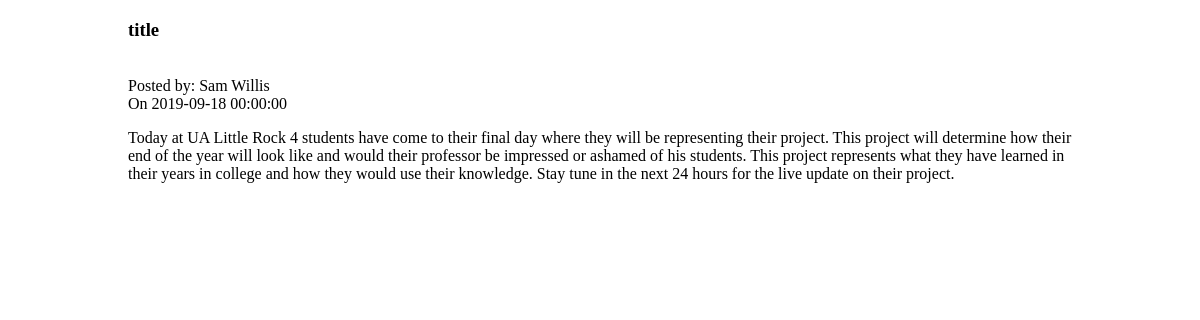
Before: /article.php?id=1 with the older database file.
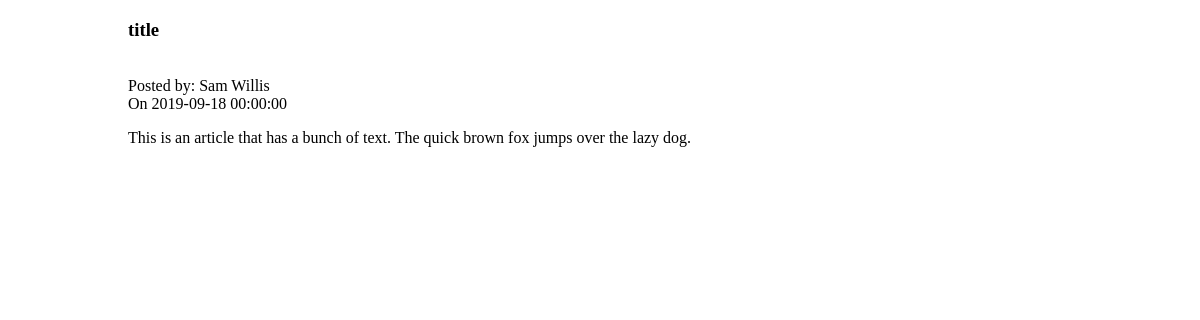
After: the same page with the newer database file.
### tables this page shows
CREATE TABLE IF NOT EXISTS `articles` (
  `poster` varchar(100) NOT NULL,
  `created` datetime NOT NULL,
  `title` varchar(255) NOT NULL,
  `content` mediumtext NOT NULL,
  `post_id` int(11) NOT NULL AUTO_INCREMENT,
  PRIMARY KEY (`post_id`)
);

### article.php (the view, shortened to what this page needs)
<?php
include("header.php");
include("db_connect.php");
if($_SERVER["REQUEST_METHOD"] == "GET"){
    $sql = "SELECT * FROM articles WHERE post_id = " . $_GET["id"];
    $result = $conn->query($sql);
    while ($row = $result->fetch_assoc()) {
        echo "<h3>" . $row["title"] . "</a></h3><br>Posted by: " . $row["poster"] . "<br>On " . $row["created"] . "<br>";
        echo $row["content"];
    }
}
?>

Changed rows visible on the page:
changed articles "title": content "Today at UA Little Rock 4 students have come to their final day where they will be representing their project. This project will determine how their end of the year will look like and would their professor be impressed or ashamed of his students. This project represents what they have learned in their years in college and how they would use their knowledge. Stay tune in the next 24 hours for the live update on their project." → "This is an article that has a bunch of text. The quick brown fox jumps over the lazy dog."
